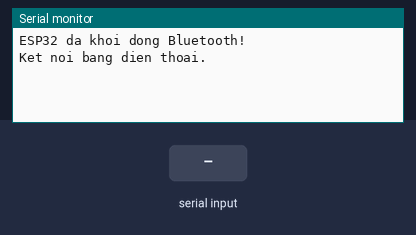
This sketch was run on a simulated ESP32. Parts: the last lines printed to the serial monitor. The inputs (shaded band) are chosen by the test bench. Nothing arrives over Bluetooth unless stated.

Above: at 1.2 s.
1.3 s: "1\n" received over the second serial link
At 1.9 s:
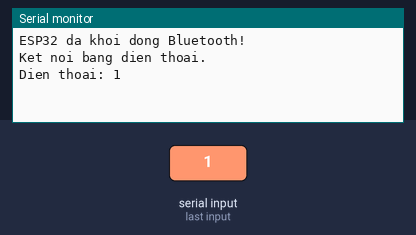
2.8 s: "0\n" received over the second serial link
At 4.3 s:
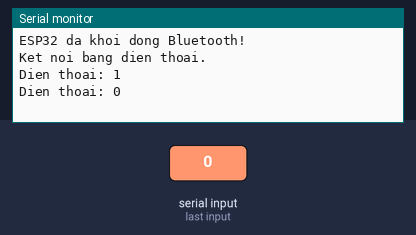

Measured:
- after the input at 1.3 s, the serial monitor: prints a new line at once (image 1)
- after the input at 2.8 s, the serial monitor: prints a new line at once (image 2)

The sketch:

bai1.ino
```cpp
#include "BluetoothSerial.h"

BluetoothSerial SerialBT;

void setup() {
  Serial.begin(115200);

  SerialBT.begin("ESP32_BT");

  Serial.println("ESP32 da khoi dong Bluetooth!");
  Serial.println("Ket noi bang dien thoai.");
}

void loop() {
  if (SerialBT.available()) {
    String tinNhan = SerialBT.readStringUntil('\n');

    Serial.print("Dien thoai: ");
    Serial.println(tinNhan);

    SerialBT.print("ESP32 da nhan: ");
    SerialBT.println(tinNhan);
  }

  if (Serial.available()) {
    String tinNhan = Serial.readStringUntil('\n');
    SerialBT.println(tinNhan);
  }
}
```
